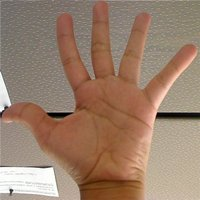
//> input picture CppImageProcessing/images/Back_Projection_Theory0.jpg, 200 x 200 px
$ ./remapping ../images/Back_Projection_Theory0.jpg   (built with g++ and OpenCV 4)
//> lines starting //> are read from the running program, lines starting //| are printed output that depends on the picture
/**
 * @brief Goal
 * In this tutorial will learn how to:
 * ---- Use the OpenCV function cv::remap to implement simple remapping routines.
 *
 * @file remapping.cpp
 * @author Wei Li (weili_yzzcq@163.com)
 * @date 2023-05-04
 * @version OpenCV 4.7 examples
 *
 */

#include <iostream>
#include <vector>

#include <opencv2/imgproc.hpp>
#include <opencv2/imgcodecs.hpp>
#include <opencv2/highgui.hpp>
#include <opencv2/core/utils/logger.hpp>

void update_map(int &ind, cv::Mat &map_x, cv::Mat &map_y);

/**
 * @brief main function
 */
int main(int argc, char const *argv[])
{
    cv::utils::logging::setLogLevel(
        cv::utils::logging::LogLevel::LOG_LEVEL_ERROR);
    /* ------------------------------------------
        Brief how-to for this program
    ------------------------------------------ */
    cv::CommandLineParser parser(argc, argv,
                                 "{@image |chicky_512.png|input image name}");
    std::string filename = parser.get<std::string>(0);
    cv::Mat src = cv::imread(cv::samples::findFile(filename),
                             cv::IMREAD_COLOR);
//> src is the input picture: 200 rows x 200 cols, CV_8UC3; mean B, G, R 107.8, 127.1, 154.3
    if (src.empty())
    {
        std::cout << "Cannot read image: " << filename << std::endl;
        return -1;
    }

    cv::Mat dst(src.size(), src.type());
    cv::Mat map_x(src.size(), CV_32FC1);
    cv::Mat map_y(src.size(), CV_32FC1);

    const char *remap_window = "Image Remapping";
    cv::namedWindow(remap_window, cv::WINDOW_AUTOSIZE);

    int ind = 0;
    for (;;)
    {
        update_map(ind, map_x, map_y);
//> after the loop in update_map, `for (int i = 0; i < map_x.rows; i++)`:
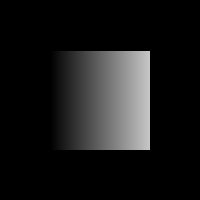
//> map_x: 200 rows x 200 cols, CV_32FC1; min 0, max 198.5, mean 24.6
//> after the loop in update_map, `for (int i = 0; i < map_x.rows; i++)`:
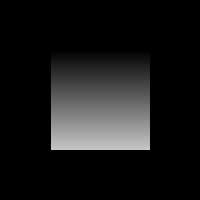
//> map_y: 200 rows x 200 cols, CV_32FC1; min 0, max 198.5, mean 24.6
//> ind = 1

        cv::remap(src, dst, map_x, map_y,
                  cv::INTER_LINEAR,
                  cv::BORDER_CONSTANT,
                  cv::Scalar(0, 0, 0));
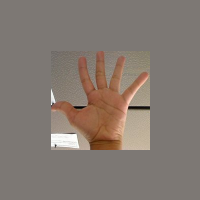
//> dst: 200 rows x 200 cols, CV_8UC3; mean B, G, R 113.9, 121.7, 132.2

        cv::imshow(remap_window, dst);

        char c = (char)cv::waitKey(1000);
//> the Esc key is pressed
        if (c == 27)
        {
            break;
        }
    }

    return EXIT_SUCCESS;
}

/**
 * @brief Updating the mapping matrices: perform 4 different mappings.
 *  map_x represents the first coordinate of h(i,j)
 *  and map_y the second coordinate.
*/
void update_map(int &ind, cv::Mat &map_x, cv::Mat &map_y)
{
    for (int i = 0; i < map_x.rows; i++)
    {
        for (int j = 0; j < map_x.cols; j++)
        {
            switch (ind)
            {
            case 0:
                if (j > map_x.cols * 0.25 && j < map_x.cols * 0.75 && i > map_x.rows * 0.25 && i < map_x.rows * 0.75)
                {
                    map_x.at<float>(i, j) = 2 * (j - map_x.cols * 0.25f) + 0.5f;
                    map_y.at<float>(i, j) = 2 * (i - map_x.rows * 0.25f) + 0.5f;
                }
                else
                {
                    map_x.at<float>(i, j) = 0;
                    map_y.at<float>(i, j) = 0;
                }
                break;
            case 1:
                map_x.at<float>(i, j) = (float)j;
                map_y.at<float>(i, j) = (float)(map_x.rows - i);
                break;
            case 2:
                map_x.at<float>(i, j) = (float)(map_x.cols - j);
                map_y.at<float>(i, j) = (float)i;
                break;
            case 3:
                map_x.at<float>(i, j) = (float)(map_x.cols - j);
                map_y.at<float>(i, j) = (float)(map_x.rows - i);
                break;
            default:
                break;
            } // end of switch
        }
    }
    ind = (ind + 1) % 4;
}

$ run again, on CppImageProcessing/images/Histogram_Comparison_1.jpg
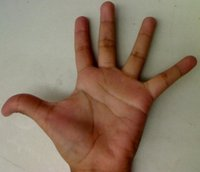
//> input picture CppImageProcessing/images/Histogram_Comparison_1.jpg, 200 x 172 px
//> src is the input picture: 172 rows x 200 cols, CV_8UC3; mean B, G, R 101.1, 120.5, 140.6
//> after the loop in update_map, `for (int i = 0; i < map_x.rows; i++)`:
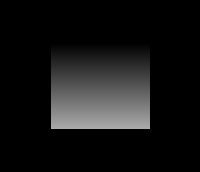
//> map_y: 172 rows x 200 cols, CV_32FC1; min 0, max 170.5, mean 21.2
//> `cv::remap(src, dst, map_x, map_y, cv::INTER_LINEAR, cv::BORDER_CONSTAN..`:
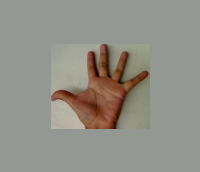
//> dst: 172 rows x 200 cols, CV_8UC3; mean B, G, R 134.8, 144.1, 145.3
